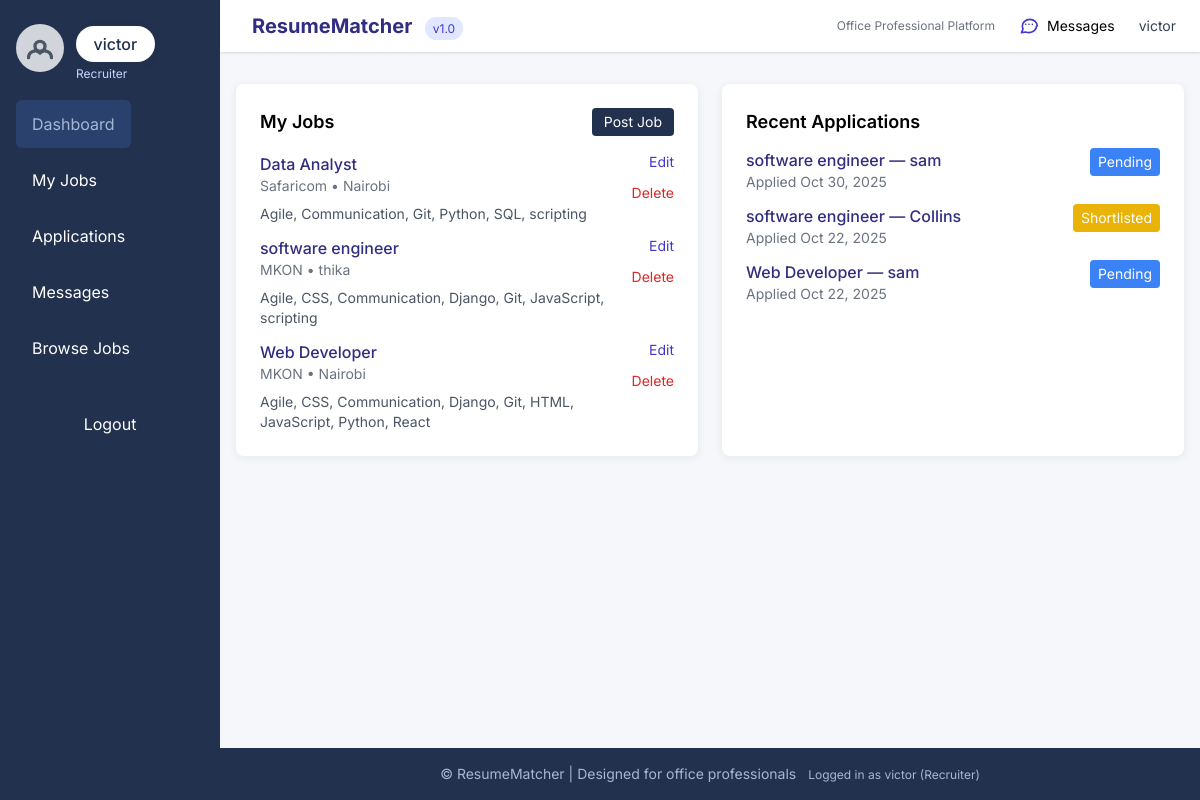
Page /dashboard/recruiter/ (signed in) on the earlier database version.
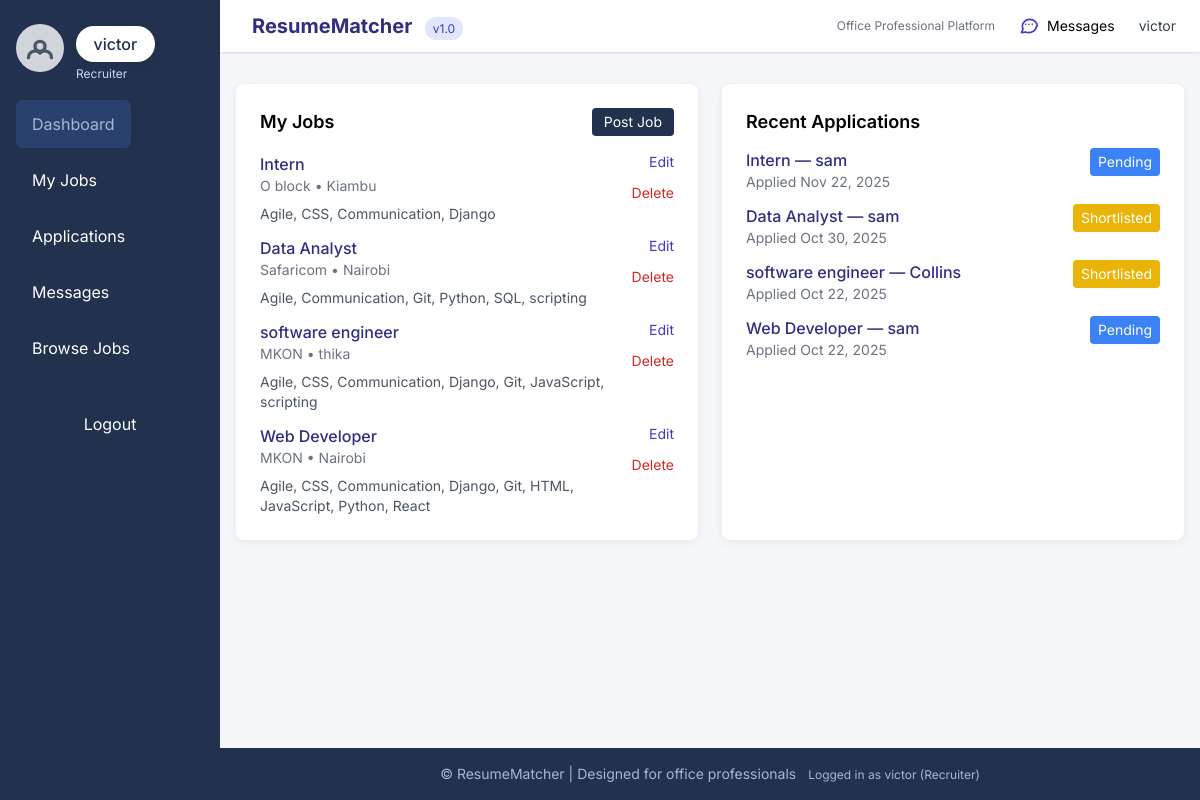
Same page on the later database version.
### core/models.py (models this page shows, shortened)
class Job_Posting(models.Model):
    job_id = models.AutoField(primary_key=True)
    title = models.CharField(max_length=200)
    company = models.CharField(max_length=200)
    location = models.CharField(max_length=100, blank=True)
    description = models.TextField()
    requirements = models.ManyToManyField(Skill, blank=True, related_name='job_postings')
    requirements_text = models.TextField(blank=True, null=True, help_text="Optional free-text requirements")
    salary_range = models.CharField(max_length=50, blank=True, help_text="e.g., 'KES 50,000 - 100,000'")
    posted_by = models.ForeignKey(
        User, on_delete=models.CASCADE, related_name='posted_jobs',
        limit_choices_to={'account_type': 'recruiter'}
    )
    duration_min_months = models.PositiveSmallIntegerField(
        blank=True,
        null=True,
        validators=[MinValueValidator(0), MaxValueValidator(120)],
        help_text="Minimum expected duration in months (0 = open/indefinite)"
    )
    duration_max_months = models.PositiveSmallIntegerField(
        blank=True,
        null=True,
        validators=[MinValueValidator(0), MaxValueValidator(120)],
        help_text="Maximum expected duration in months (leave blank for open-ended)"
    )
    application_deadline = models.DateTimeField(
        blank=True,
        null=True,
        help_text="Optional deadline (date & time). After this time applications will be closed."
    )
    is_active = models.BooleanField(default=True)
    created_at = models.DateTimeField(auto_now_add=True)
    updated_at = models.DateTimeField(auto_now=True)
    class Meta:
        db_table = 'job_postings'
        verbose_name = 'Job Posting'
        verbose_name_plural = 'Job Postings'
        ordering = ['-created_at']
    def get_requirements_as_string(self):
        skills_part = ', '.join(skill.name for skill in self.requirements.all()) if self.requirements.exists() else ''
        if self.requirements_text:
            return (skills_part + ', ' + self.requirements_text) if skills_part else self.requirements_text
        return skills_part or 'No requirements specified'

class Skill(models.Model):
    name = models.CharField(max_length=100, unique=True)
    slug = models.SlugField(max_length=120, unique=True, blank=True)
    class Meta:
        db_table = 'skills'
        ordering = ['name']
        verbose_name = 'Skill'
        verbose_name_plural = 'Skills'

class Application(models.Model):
    STATUS_CHOICES = (
        ('pending', 'Pending'),
        ('shortlisted', 'Shortlisted'),
        ('rejected', 'Rejected'),
        ('hired', 'Hired'),
    )
    application_id = models.AutoField(primary_key=True)
    user = models.ForeignKey(User, on_delete=models.CASCADE, related_name='applications')
    job = models.ForeignKey(Job_Posting, on_delete=models.CASCADE, related_name='applications')
    resume = models.ForeignKey(
        Resume, on_delete=models.SET_NULL, null=True, blank=True, related_name='applications'
    )
    status = models.CharField(max_length=20, choices=STATUS_CHOICES, default='pending')
    match_score = models.FloatField(
        default=0.0,
        validators=[MinValueValidator(0.0), MaxValueValidator(1.0)],
        help_text="AI-generated match score (0-1)"
    )
    ai_feedback = models.TextField(blank=True, null=True)
    submission_date = models.DateTimeField(auto_now_add=True)
    updated_at = models.DateTimeField(auto_now=True)
    class Meta:
        db_table = 'applications'
        constraints = [
            models.UniqueConstraint(fields=['user', 'job'], name='unique_user_job_application')
        ]
        verbose_name = 'Application'
        verbose_name_plural = 'Applications'
        ordering = ['-submission_date']

class User(AbstractUser):
    USER_TYPES = (
        ('seeker', 'Job Seeker'),
        ('recruiter', 'Recruiter'),
        ('admin', 'Admin'),
    )
    account_type = models.CharField(max_length=10, choices=USER_TYPES, default='seeker')
    email = models.EmailField(unique=True)
    profile_picture = models.ImageField(upload_to='profiles/', blank=True, null=True)
    created_at = models.DateTimeField(auto_now_add=True)
    updated_at = models.DateTimeField(auto_now=True)
    class Meta:
        db_table = 'users'
        verbose_name = 'User'
        verbose_name_plural = 'Users'

### core/views.py (the view)
# urls.py: path('dashboard/recruiter/', views.recruiter_dashboard, name='recruiter_dashboard'),
@login_required
def recruiter_dashboard(request):
    if request.user.account_type != 'recruiter':
        return HttpResponseForbidden(render(request, '403.html'))
    jobs = Job_Posting.objects.filter(posted_by=request.user)
    applications = Application.objects.filter(job__posted_by=request.user).select_related('user', 'resume', 'job')
    return render(request, 'recruiter/recruiter_dashboard.html', {
        'jobs': jobs,
        'applications': applications,
    })

### core/templates/recruiter/recruiter_dashboard.html (shortened to what this page needs)
{% extends "base.html" %}
{% block content %}
<div class="grid gap-6 md:grid-cols-2">
  <div class="card p-6">
    <div class="flex items-center justify-between mb-4">
      <h2 class="text-lg font-semibold">My Jobs</h2>
      <a href="{% url 'job_create' %}" class="btn-primary px-3 py-1 rounded text-sm">Post Job</a>
    </div>
    {% if jobs %}
      <ul class="space-y-3">
        {% for job in jobs %}
          <li class="flex items-start justify-between">
            <div>
              <a href="{% url 'job_detail' job.pk %}" class="font-medium text-indigo-900">{{ job.title }}</a>
              <div class="text-sm text-gray-500">{{ job.company }} • {{ job.location|default:"Remote" }}</div>
              <div class="text-sm text-gray-600 mt-2">{{ job.get_requirements_as_string|truncatechars:140 }}</div>
            </div>
            <div class="flex flex-col items-end gap-2">
              <a href="{% url 'job_update' job.pk %}" class="text-sm text-indigo-700">Edit</a>
              <form method="post" action="{% url 'job_delete' job.pk %}">
                <button class="text-sm text-red-600" type="submit">Delete</button>
              </form>
            </div>
          </li>
        {% endfor %}
      </ul>
    {% else %}
      <p class="text-gray-600">You haven't posted any jobs yet.</p>
    {% endif %}
  </div>
  <div class="card p-6">
    <h2 class="text-lg font-semibold mb-3">Recent Applications</h2>
    {% if applications %}
      <ul class="space-y-3">
        {% for app in applications %}
          <li class="flex items-start justify-between">
            <div>
              <a href="{% url 'application_detail' app.pk %}" class="font-medium text-indigo-900">{{ app.job.title }} — {{ app.user.get_full_name|default:app.user.username }}</a>
              <div class="text-sm text-gray-500">Applied {{ app.submission_date|date:"M d, Y" }}</div>
            </div>
            <div class="text-sm">
              <span class="inline-block px-2 py-1 rounded text-white
                {% if app.status == 'pending' %}bg-blue-500{% elif app.status == 'shortlisted' %}bg-yellow-500{% elif app.status == 'hired' %}bg-green-600{% else %}bg-red-600{% endif %}">
                {{ app.get_status_display }}
              </span>
            </div>
          </li>
        {% endfor %}
      </ul>
    {% else %}
      <p class="text-gray-600">No recent applications.</p>
    {% endif %}
  </div>
</div>
{% endblock %}

Differences in the rows shown:
removed Application: job "software engineer", user.get_full_name "sam", submission_date "Oct 30, 2025", status "Pending"
added Job_Posting: title "Intern", company "O block", location "Kiambu", get_requirements_as_string "Agile, CSS, Communication, Django"
added Application: job "Intern", user.get_full_name "sam", submission_date "Nov 22, 2025", status "Pending"
added Application: job "Data Analyst", user.get_full_name "sam", submission_date "Oct 30, 2025", status "Shortlisted"
